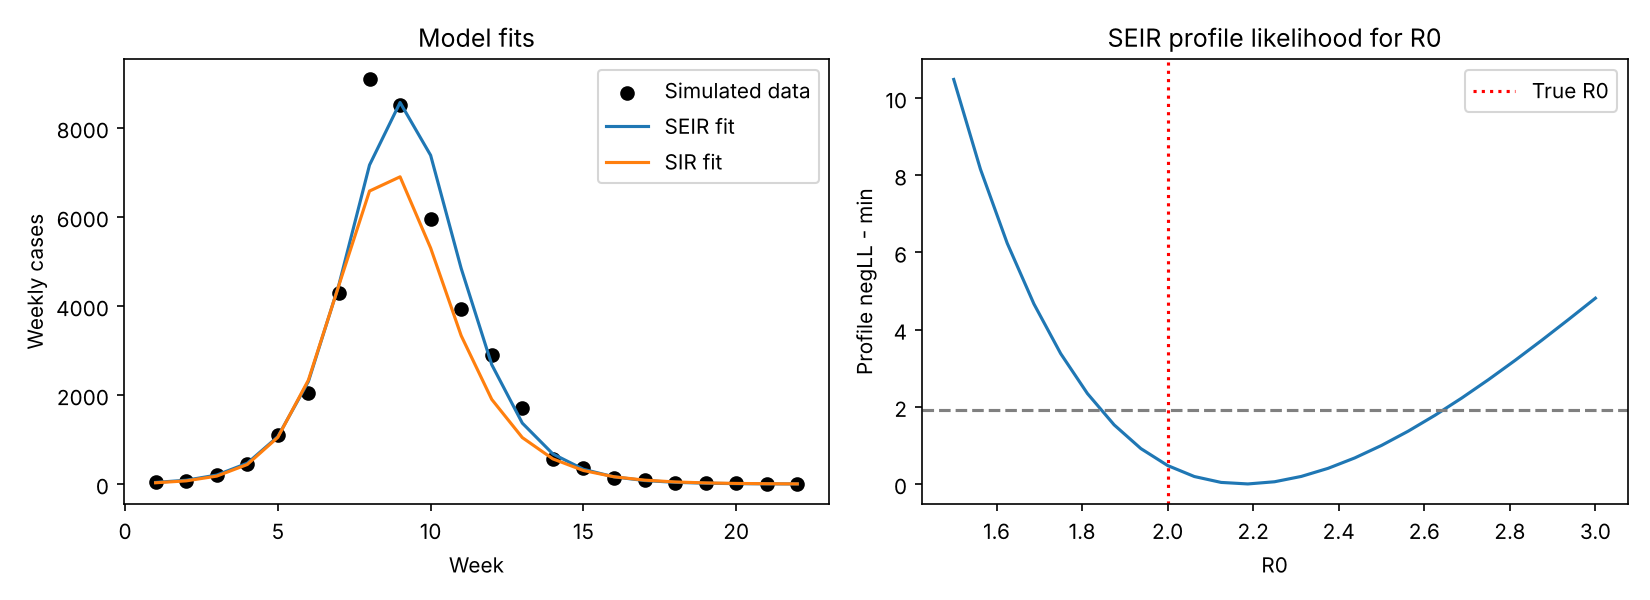

Write the Python code that produced this figure.
"""
SEIR vs SIR: simulate, fit by maximum likelihood, compare models, profile R0.

Workflow
1. Simulate "truth" with a deterministic SEIR model and add negative-binomial
   observation noise to weekly case counts.
2. Fit SEIR and SIR by maximum likelihood (Nelder-Mead, multiple starts).
3. Check parameter recovery, compare models with AIC.
4. Profile likelihood for R0 (approximate 95% interval).

Time unit: days. Observations: weekly counts.
"""
import numpy as np
from scipy.integrate import solve_ivp
from scipy.optimize import minimize
from scipy.stats import nbinom
import matplotlib.pyplot as plt

rng = np.random.default_rng(42)

N = 50_000            # population size (assumed known)
SIGMA = 1 / 3         # 1 / latent period (days), assumed known
T_END = 154           # 22 weeks
WEEK_T = np.arange(0, T_END + 1, 7)   # weekly boundaries (23 points -> 22 counts)

# ----------------------------------------------------------------- models
def rhs_seir(t, y, beta, gamma):
    S, E, I, R, C = y
    inf = beta * S * I / N
    return [-inf, inf - SIGMA * E, SIGMA * E - gamma * I, gamma * I, SIGMA * E]

def rhs_sir(t, y, beta, gamma):
    S, I, R, C = y
    inf = beta * S * I / N
    return [-inf, inf - gamma * I, gamma * I, inf]

def weekly_incidence(model, R0, gamma, I0):
    """Expected weekly new cases (SEIR: symptom onsets; SIR: new infections)."""
    beta = R0 * gamma
    if model == "SEIR":
        y0 = [N - 2 * I0, I0, I0, 0.0, 0.0]
        sol = solve_ivp(rhs_seir, (0, T_END), y0, t_eval=WEEK_T,
                        args=(beta, gamma), rtol=1e-8, atol=1e-8)
        C = sol.y[4]
    else:
        y0 = [N - I0, I0, 0.0, 0.0]
        sol = solve_ivp(rhs_sir, (0, T_END), y0, t_eval=WEEK_T,
                        args=(beta, gamma), rtol=1e-8, atol=1e-8)
        C = sol.y[3]
    return np.maximum(np.diff(C), 1e-9)

# ------------------------------------------------------------ likelihood
def neg_loglik(theta, model, data, fixed=None):
    """theta = log(R0), log(gamma), log(I0), log(k). `fixed` pins log(R0)."""
    th = np.array(theta, dtype=float)
    if fixed is not None:
        th = np.insert(th, 0, fixed)
    R0, gamma, I0, k = np.exp(th)
    if not (0.2 < R0 < 20 and 1 / 30 < gamma < 2 and 0.1 < I0 < N / 10 and 0.1 < k < 1e4):
        return 1e12
    mu = weekly_incidence(model, R0, gamma, I0)
    p = k / (k + mu)
    return -np.sum(nbinom.logpmf(data, k, p))

def fit(model, data, n_starts=8, fixed=None):
    best = None
    for _ in range(n_starts):
        start = [np.log(rng.uniform(0.15, 0.5)), np.log(rng.uniform(1, 100)), np.log(rng.uniform(5, 50))]
        if fixed is None:
            start = [np.log(rng.uniform(1.2, 4))] + start
        res = minimize(neg_loglik, start, args=(model, data, fixed),
                       method="Nelder-Mead", options={"maxiter": 4000, "xatol": 1e-4, "fatol": 1e-6})
        if best is None or res.fun < best.fun:
            best = res
    return best

# ---------------------------------------------------------- 1. simulate
TRUE = dict(R0=2.0, gamma=1 / 4, I0=10.0, k=30.0)
mu_true = weekly_incidence("SEIR", TRUE["R0"], TRUE["gamma"], TRUE["I0"])
data = nbinom.rvs(TRUE["k"], TRUE["k"] / (TRUE["k"] + mu_true), random_state=rng)

# ---------------------------------------------------------- 2. fit both
fits = {m: fit(m, data) for m in ("SEIR", "SIR")}
for m, res in fits.items():
    R0, gamma, I0, k = np.exp(res.x)
    aic = 2 * res.fun + 2 * len(res.x)
    print(f"{m}: R0={R0:.2f} gamma={gamma:.3f} I0={I0:.1f} k={k:.1f} "
          f"negLL={res.fun:.2f} AIC={aic:.2f}")
print(f"truth: R0={TRUE['R0']} gamma={TRUE['gamma']} I0={TRUE['I0']} k={TRUE['k']}")

# ------------------------------------------- 3. profile likelihood for R0
grid = np.linspace(1.5, 3.0, 25)
prof = []
for r in grid:
    res = fit("SEIR", data, n_starts=3, fixed=np.log(r))
    prof.append(res.fun)
prof = np.array(prof)
ok = grid[prof - prof.min() < 1.92]
print(f"SEIR R0 approx. 95% profile-likelihood interval: {ok.min():.2f} to {ok.max():.2f}")

# --------------------------------------------------------------- plots
fig, ax = plt.subplots(1, 2, figsize=(11, 4))
wk = np.arange(1, len(data) + 1)
ax[0].scatter(wk, data, color="k", label="Simulated data")
for m, c in (("SEIR", "tab:blue"), ("SIR", "tab:orange")):
    R0, gamma, I0, k = np.exp(fits[m].x)
    ax[0].plot(wk, weekly_incidence(m, R0, gamma, I0), color=c, label=f"{m} fit")
ax[0].set_xlabel("Week"); ax[0].set_ylabel("Weekly cases"); ax[0].legend()
ax[0].set_title("Model fits")
ax[1].plot(grid, prof - prof.min())
ax[1].axhline(1.92, ls="--", color="grey")
ax[1].axvline(TRUE["R0"], ls=":", color="red", label="True R0")
ax[1].set_xlabel("R0"); ax[1].set_ylabel("Profile negLL - min"); ax[1].legend()
ax[1].set_title("SEIR profile likelihood for R0")
plt.tight_layout()
plt.savefig("seir_fit.png", dpi=150)
